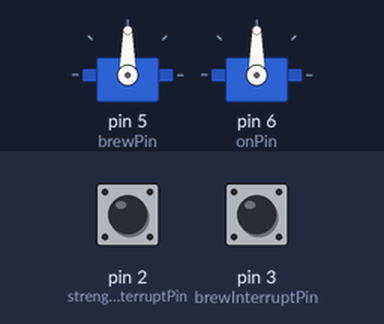
This sketch was run on a simulated Arduino Nano, built with avr-gcc and run on an emulated ATmega328P. Shown: 2 × servo. The inputs (shaded band) are chosen by the test bench; at power-on: pin 2 (strengthInterruptPin) HIGH, pin 3 (brewInterruptPin) HIGH.

Above: at 1.2 s.
1.3 s: pin 2 (strengthInterruptPin) pulled LOW for 0.15 s
At 3.3 s:
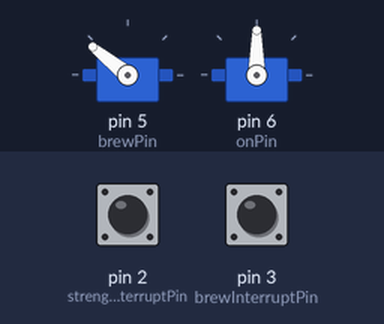
3.9 s: pin 3 (brewInterruptPin) pulled LOW for 0.15 s
At 6.8 s:
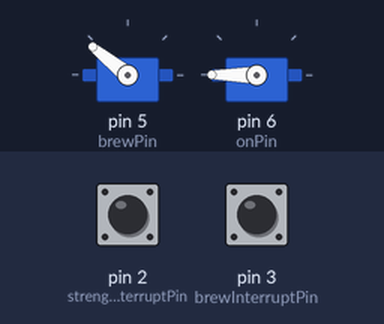
7.0 s: pin 2 (strengthInterruptPin) pulled LOW for 1 s
11.0 s: pin 2 (strengthInterruptPin) pulled LOW for 3.2 s
17.2 s: pin 3 (brewInterruptPin) pulled LOW for 1 s
At 23.3 s:
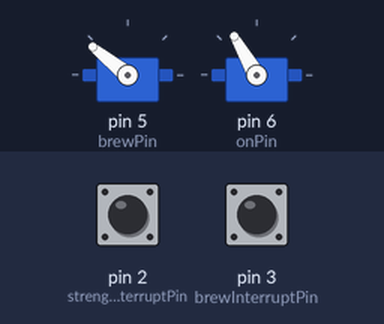
Timing chart, 0 to 23.9 s (numbered marks = the images above; inputs shaded):
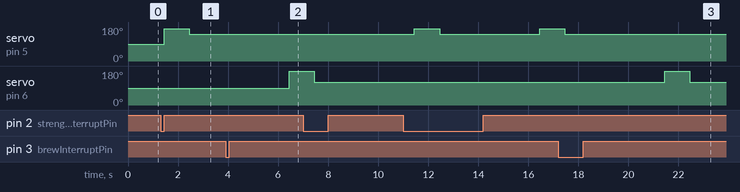

Measured:
- after the input at 1.3 s, servo on pin 5 (brewPin): 90° → 170° after 0.15 s, → 141° 1.0 s later
- after the input at 3.9 s, servo on pin 6 (onPin): 90° → 180° after 2.6 s
- after the input at 17.2 s, servo on pin 6 (onPin): 120° → 180° after 4.3 s, → 120° 1.0 s later

The sketch:

Coffee-Bot-Servo.ino
```cpp
#include "Arduino.h"
#include <Servo.h>

Servo brewStrengthServo;
Servo brewNowServo;

const int brewPin = 5;
const int onPin = 6;

const int strengthInterruptPin = 2; // 2 on nano, 24 on dragon
const int brewInterruptPin = 3; // 3 on nano, 25 on dragon

volatile int strengthInterrupt = 0;
volatile int brewInterrupt = 0;

// ISR for brew strength servo
void strengthISR() {
  strengthInterrupt = 1;
}

// ISR for turn on brew servo
void brewISR() {
  brewInterrupt = 1;
}

void setup() {
  brewStrengthServo.attach(brewPin);
  brewNowServo.attach(onPin, 1500, 2600);

  pinMode(strengthInterruptPin, INPUT_PULLUP);
  pinMode(brewInterruptPin, INPUT_PULLUP);

  attachInterrupt(digitalPinToInterrupt(strengthInterruptPin), strengthISR, RISING);
  attachInterrupt(digitalPinToInterrupt(brewInterruptPin), brewISR, RISING);

}

void loop() {
  if (strengthInterrupt) {
    printf("strengthInterrupt is 1");
    strengthInterrupt = 0;
    strongBrew();
  }
  if (brewInterrupt) {
    brewInterrupt = 0;
    onBrew();
  }
}

void strongBrew() {
  brewStrengthServo.writeMicroseconds(2300); // move servo to on position
  delay(1000); // change this to millis maybe
  brewStrengthServo.writeMicroseconds(2000); // move servo to off position
  delay(4000); // change this to millis maybe
}

void onBrew() {
  brewNowServo.write(180); // move servo to on position
  delay(1000); // change this to millis maybe
  brewNowServo.write(120); // move servo to off position
  delay(4000); // change this to millis maybe
}
```
